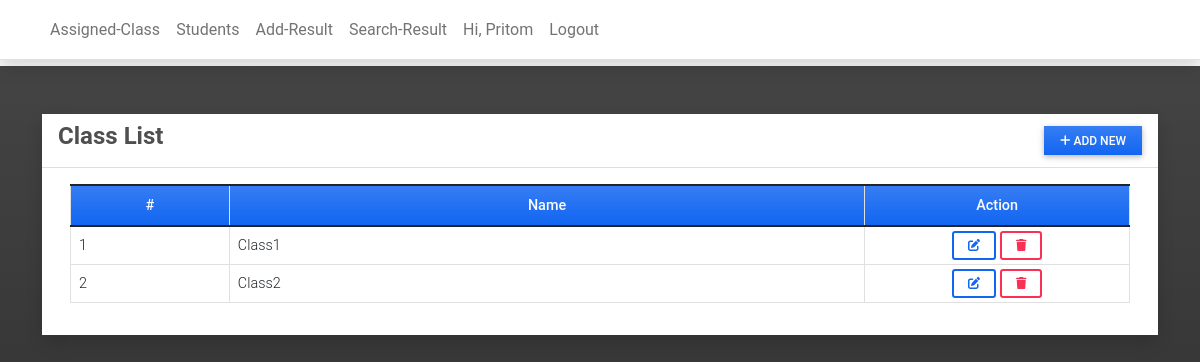
The app's page /class (signed in) with its own data.
### data_set/models.py (models this page shows, shortened)
class Class(models.Model):
    name = models.CharField(max_length=250)

### data_set/views.py (the view)
# urls.py: path('class',views.class_list,name='class-page'),
@login_required
def class_list(request):
    level = Class.objects.all()
    context['page_title'] = "Class List"
    context['level'] = level
    return render(request, 'class/class_list.html', context)

### templates/class/class_list.html (shortened to what this page needs)
{% extends 'base.html' %} {% block pageContent %}
<div class="col-lg-12 col-md-12 col-sm-12 col-xs-12">
    <div class="card card-default rounded-0 shadow ">
        <div class="card-header">
            <div class="d-flex w-100 align-items-center justify-content-between">
                <h4 class="card-title fw-bold">Class List</h4>
                <div class="tools">
                    <button type="button" class="btn btn-primary rounded-0 bg-gradient btn-sm" id='add_new'><i class="fa fa-plus"></i> Add New</button>
                </div>
            </div>
        </div>
        <div class="card-body">
            <div class="container-fluid">
                <table class="table table-bordered" id="class-list">
                    <colgroup>
                        <col width="15%">
                        <col width="60%">
                        <col width="25%">
                    </colgroup>
                    <thead>
                        <tr class="bg-gradient bg-primary bg-opacity-50 text-light">
                            <th class="px-2 py-2 text-center">#</th>
                            <th class="px-2 py-2 text-center">Name</th>
                            <th class="px-2 py-2 text-center">Action</th>
                        </tr>
                    </thead>
                    <tbody>
                        {% for item in level %}
                        <tr>
                            <td class="px-2 py-1 align-middle">{{ item.id }}</td>
                            <td class="px-2 py-1 align-middle">{{ item.name }}</td>
                            <td class="px-2 py-1 align-middle text-center">
                                <a class="btn btn-outline-primary btn-sm edit-data" href="javascript:void(0)" data-id="{{ item.pk }}" title="Edit">
                                    <i class="fa fa-edit"></i>
                                </a>
                                <button class="btn btn-outline-danger btn-sm delete-data" type="button" data-id="{{ item.pk }}" title="Delete">
                                    <i class="fa fa-trash"></i>
                                </button>
                            </td>
                        </tr>
                        {% endfor %}
                    </tbody>
                </table>
            </div>
        </div>
    </div>
</div>
{% endblock pageContent %}

### templates/topNavigation.html (shortened to what this page needs)
{% load static %}
<header>
    <nav class="navbar navbar-expand-lg navbar-light bg-white fixed-top shadow border-bottom">
        <div class="container">
            <div class="collapse navbar-collapse" id="navbarExample01">
                <ul class="navbar-nav me-auto mb-2 mb-lg-0" id="topNav">
                    {% if user.is_authenticated %}
                        <li class="nav-item">
                            <a class="nav-link" aria-current="page" href="{% url 'active-class-page' %}">Assigned-Class</a>
                        </li>
                        <li class="nav-item">
                            <a class="nav-link" aria-current="page" href="{% url 'student-page' %}">Students</a>
                        </li>
                        <li class="nav-item">
                            <a class="nav-link" aria-current="page" href="{% url 'active-class-result-page' %}">Add-Result</a>
                        </li>
                        <li class="nav-item">
                            <a class="nav-link" aria-current="page" href="{% url 'individual-report' %}">Search-Result</a>
                        </li>
                        <ul class="navbar-nav d-flex flex-row ml-auto">
                            <li class="nav-item me-3 me-lg-0">
                                <a class="nav-link" href="">
                                    Hi,
                                    {{ user.first_name }}
                                </a>
                            </li>
                            <li class="nav-item me-3 me-lg-0">
                                <a class="nav-link" href="{% url 'logout' %}">Logout</a>
                            </li>
                        </ul>
                    {% endif %}
                </ul>
            </div>
        </div>
    </nav>
    <div id="intro" class="pt-2 text-center bg-light">
    </div>
</header>

### static/assets/default/css/style.css (style rules this page uses)
html, body { height: 100%; width: 100%; max-height: 100%; overflow: auto; display: flex; flex-direction: column; }
body>header { flex-shrink: auto; }

### templates/topNavigation.html (style rules this page uses)
#intro { margin-top: 58px; }

### records on screen
Class: id "1", name "Class1"
Class: id "2", name "Class2"

### other values on screen
{{ user.first_name }} "Pritom"
